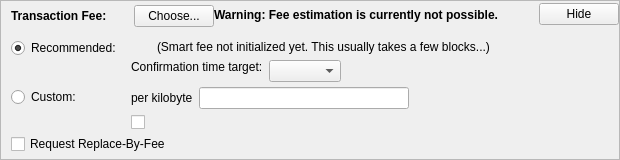
      <widget class="QFrame" name="frameFee">
       <property name="sizePolicy">
        <sizepolicy hsizetype="Expanding" vsizetype="Fixed">
         <horstretch>0</horstretch>
         <verstretch>0</verstretch>
        </sizepolicy>
       </property>
       <property name="maximumSize">
        <size>
         <width>16777215</width>
         <height>16777215</height>
        </size>
       </property>
       <property name="frameShape">
        <enum>QFrame::StyledPanel</enum>
       </property>
       <property name="frameShadow">
        <enum>QFrame::Sunken</enum>
       </property>
       <layout class="QVBoxLayout" name="verticalLayoutFee1">
        <property name="spacing">
         <number>0</number>
        </property>
        <property name="leftMargin">
         <number>0</number>
        </property>
        <property name="topMargin">
         <number>0</number>
        </property>
        <property name="rightMargin">
         <number>0</number>
        </property>
        <property name="bottomMargin">
         <number>0</number>
        </property>
        <item>
         <layout class="QVBoxLayout" name="verticalLayoutFee2" stretch="0,0,0">
          <property name="spacing">
           <number>0</number>
          </property>
          <property name="leftMargin">
           <number>10</number>
          </property>
          <property name="topMargin">
           <number>0</number>
          </property>
          <item>
           <layout class="QHBoxLayout" name="horizontalLayoutFee1">
            <property name="bottomMargin">
             <number>0</number>
            </property>
            <item>
             <layout class="QVBoxLayout" name="verticalLayoutFee7">
              <property name="spacing">
               <number>0</number>
              </property>
              <item>
               <spacer name="verticalSpacerSmartFee">
                <property name="orientation">
                 <enum>Qt::Vertical</enum>
                </property>
                <property name="sizeType">
                 <enum>QSizePolicy::Fixed</enum>
                </property>
                <property name="sizeHint" stdset="0">
                 <size>
                  <width>1</width>
                  <height>4</height>
                 </size>
                </property>
               </spacer>
              </item>
              <item>
               <layout class="QHBoxLayout" name="horizontalLayoutSmartFee">
                <property name="spacing">
                 <number>10</number>
                </property>
                <item>
                 <widget class="QLabel" name="labelFeeHeadline">
                  <property name="sizePolicy">
                   <sizepolicy hsizetype="Preferred" vsizetype="Maximum">
                    <horstretch>0</horstretch>
                    <verstretch>0</verstretch>
                   </sizepolicy>
                  </property>
                  <property name="font">
                   <font>
                    <weight>75</weight>
                    <bold>true</bold>
                   </font>
                  </property>
                  <property name="styleSheet">
                   <string notr="true">font-weight:bold;</string>
                  </property>
                  <property name="text">
                   <string>Transaction Fee:</string>
                  </property>
                 </widget>
                </item>
                <item>
                 <widget class="QLabel" name="labelFeeMinimized">
                  <property name="text">
                   <string/>
                  </property>
                 </widget>
                </item>
                <item>
                 <widget class="QPushButton" name="buttonChooseFee">
                  <property name="text">
                   <string>Choose...</string>
                  </property>
                 </widget>
                </item>
               </layout>
              </item>
              <item>
               <spacer name="verticalSpacer_5">
                <property name="orientation">
                 <enum>Qt::Vertical</enum>
                </property>
                <property name="sizeHint" stdset="0">
                 <size>
                  <width>1</width>
                  <height>1</height>
                 </size>
                </property>
               </spacer>
              </item>
             </layout>
            </item>
            <item>
             <widget class="QLabel" name="fallbackFeeWarningLabel">
              <property name="font">
               <font>
                <weight>75</weight>
                <bold>true</bold>
               </font>
              </property>
              <property name="toolTip">
               <string>Using the fallbackfee can result in sending a transaction that will take several hours or days (or never) to confirm. Consider choosing your fee manually or wait until you have validated the complete chain.</string>
              </property>
              <property name="text">
               <string>Warning: Fee estimation is currently not possible.</string>
              </property>
              <property name="wordWrap">
               <bool>false</bool>
              </property>
             </widget>
            </item>
            <item>
             <spacer name="horizontalSpacer_4">
              <property name="orientation">
               <enum>Qt::Horizontal</enum>
              </property>
              <property name="sizeType">
               <enum>QSizePolicy::MinimumExpanding</enum>
              </property>
              <property name="sizeHint" stdset="0">
               <size>
                <width>40</width>
                <height>20</height>
               </size>
              </property>
             </spacer>
            </item>
            <item>
             <widget class="QPushButton" name="buttonMinimizeFee">
              <property name="toolTip">
               <string>collapse fee-settings</string>
              </property>
              <property name="text">
               <string>Hide</string>
              </property>
             </widget>
            </item>
           </layout>
          </item>
          <item>
           <widget class="QFrame" name="frameFeeSelection">
            <layout class="QVBoxLayout" name="verticalLayoutFee12">
             <property name="spacing">
              <number>0</number>
             </property>
             <property name="leftMargin">
              <number>0</number>
             </property>
             <property name="topMargin">
              <number>0</number>
             </property>
             <property name="rightMargin">
              <number>0</number>
             </property>
             <property name="bottomMargin">
              <number>0</number>
             </property>
             <item>
              <layout class="QGridLayout" name="gridLayoutFee">
               <property name="topMargin">
                <number>10</number>
               </property>
               <property name="bottomMargin">
                <number>4</number>
               </property>
               <property name="horizontalSpacing">
                <number>10</number>
               </property>
               <property name="verticalSpacing">
                <number>4</number>
               </property>
               <item row="1" column="1">
                <layout class="QVBoxLayout" name="verticalLayoutFee8">
                 <property name="spacing">
                  <number>6</number>
                 </property>
                 <item>
                  <layout class="QHBoxLayout" name="horizontalLayoutFee13">
                   <item>
                    <widget class="QLabel" name="labelCustomPerKilobyte">
                     <property name="toolTip">
                      <string>If the custom fee is set to 1000 satoshis and the transaction is only 250 bytes, then &quot;per kilobyte&quot; only pays 250 satoshis in fee, while &quot;total at least&quot; pays 1000 satoshis. For transactions bigger than a kilobyte both pay by kilobyte.</string>
                     </property>
                     <property name="text">
                      <string>per kilobyte</string>
                     </property>
                    </widget>
                   </item>
                   <item>
                    <widget class="GaeliumAmountField" name="customFee"/>
                   </item>
                   <item>
                    <spacer name="horizontalSpacer_6">
                     <property name="orientation">
                      <enum>Qt::Horizontal</enum>
                     </property>
                     <property name="sizeHint" stdset="0">
                      <size>
                       <width>1</width>
                       <height>1</height>
                      </size>
                     </property>
                    </spacer>
                   </item>
                  </layout>
                 </item>
                 <item>
                  <layout class="QHBoxLayout" name="horizontalLayoutFee8">
                   <item>
                    <widget class="QCheckBox" name="checkBoxMinimumFee">
                     <property name="toolTip">
                      <string>Paying only the minimum fee is just fine as long as there is less transaction volume than space in the blocks. But be aware that this can end up in a never confirming transaction once there is more demand for gaelium transactions than the network can process.</string>
                     </property>
                     <property name="text">
                      <string/>
                     </property>
                    </widget>
                   </item>
                   <item>
                    <widget class="QLabel" name="labelMinFeeWarning">
                     <property name="enabled">
                      <bool>true</bool>
                     </property>
                     <property name="toolTip">
                      <string>Paying only the minimum fee is just fine as long as there is less transaction volume than space in the blocks. But be aware that this can end up in a never confirming transaction once there is more demand for gaelium transactions than the network can process.</string>
                     </property>
                     <property name="text">
                      <string></string>
                     </property>
                     <property name="margin">
                      <number>5</number>
                     </property>
                    </widget>
                   </item>
                   <item>
                    <spacer name="horizontalSpacer_2">
                     <property name="orientation">
                      <enum>Qt::Horizontal</enum>
                     </property>
                     <property name="sizeHint" stdset="0">
                      <size>
                       <width>1</width>
                       <height>1</height>
                      </size>
                     </property>
                    </spacer>
                   </item>
                  </layout>
                 </item>
                </layout>
               </item>
               <item row="0" column="0">
                <layout class="QVBoxLayout" name="verticalLayoutFee4" stretch="0,1">
                 <item>
                  <widget class="QRadioButton" name="radioSmartFee">
                   <property name="text">
                    <string>Recommended:</string>
                   </property>
                   <property name="checked">
                    <bool>true</bool>
                   </property>
                   <attribute name="buttonGroup">
                    <string notr="true">groupFee</string>
                   </attribute>
                  </widget>
                 </item>
                 <item>
                  <spacer name="verticalSpacer_2">
                   <property name="orientation">
                    <enum>Qt::Vertical</enum>
                   </property>
                   <property name="sizeHint" stdset="0">
                    <size>
                     <width>1</width>
                     <height>1</height>
                    </size>
                   </property>
                  </spacer>
                 </item>
                </layout>
               </item>
               <item row="1" column="0">
                <layout class="QVBoxLayout" name="verticalLayoutFee9" stretch="0,1">
                 <item>
                  <widget class="QRadioButton" name="radioCustomFee">
                   <property name="text">
                    <string>Custom:</string>
                   </property>
                   <attribute name="buttonGroup">
                    <string notr="true">groupFee</string>
                   </attribute>
                  </widget>
                 </item>
                 <item>
                  <spacer name="verticalSpacer_6">
                   <property name="orientation">
                    <enum>Qt::Vertical</enum>
                   </property>
                   <property name="sizeHint" stdset="0">
                    <size>
                     <width>1</width>
                     <height>1</height>
                    </size>
                   </property>
                  </spacer>
                 </item>
                </layout>
               </item>
               <item row="0" column="1">
                <layout class="QVBoxLayout" name="verticalLayoutFee3" stretch="0,0,1">
                 <property name="spacing">
                  <number>6</number>
                 </property>
                 <property name="topMargin">
                  <number>2</number>
                 </property>
                 <item>
                  <layout class="QHBoxLayout" name="horizontalLayoutFee12">
                   <item>
                    <widget class="QLabel" name="labelSmartFee">
                     <property name="text">
                      <string/>
                     </property>
                     <property name="margin">
                      <number>2</number>
                     </property>
                    </widget>
                   </item>
                   <item>
                    <widget class="QLabel" name="labelFeeEstimation">
                     <property name="text">
                      <string/>
                     </property>
                    </widget>
                   </item>
                   <item>
                    <widget class="QLabel" name="labelSmartFee2">
                     <property name="text">
                      <string>(Smart fee not initialized yet. This usually takes a few blocks...)</string>
                     </property>
                     <property name="margin">
                      <number>2</number>
                     </property>
                    </widget>
                   </item>
                   <item>
                    <spacer name="horizontalSpacer_5">
                     <property name="orientation">
                      <enum>Qt::Horizontal</enum>
                     </property>
                     <property name="sizeHint" stdset="0">
                      <size>
                       <width>1</width>
                       <height>1</height>
                      </size>
                     </property>
                    </spacer>
                   </item>
                  </layout>
                 </item>
                 <item>
                  <layout class="QHBoxLayout" name="horizontalLayoutFee9">
                   <item>
                    <layout class="QVBoxLayout" name="verticalLayoutFee6">
                     <item>
                      <widget class="QLabel" name="labelSmartFee3">
                       <property name="text">
                        <string>Confirmation time target:</string>
                       </property>
                       <property name="margin">
                        <number>2</number>
                       </property>
                      </widget>
                     </item>
                     <item>
                      <spacer name="verticalSpacer_3">
                       <property name="orientation">
                        <enum>Qt::Vertical</enum>
                       </property>
                       <property name="sizeHint" stdset="0">
                        <size>
                         <width>1</width>
                         <height>1</height>
                        </size>
                       </property>
                      </spacer>
                     </item>
                    </layout>
                   </item>
                   <item>
                    <layout class="QVBoxLayout" name="verticalLayoutFee5">
                     <property name="rightMargin">
                      <number>30</number>
                     </property>
                     <item>
                      <layout class="QHBoxLayout" name="horizontalLayoutConfTarget">
                       <property name="bottomMargin">
                        <number>0</number>
                       </property>
                       <item>
                        <widget class="QComboBox" name="confTargetSelector"/>
                       </item>
                       <item>
                        <spacer name="horizontalSpacerConfTarget">
                         <property name="orientation">
                          <enum>Qt::Horizontal</enum>
                         </property>
                         <property name="sizeHint" stdset="0">
                          <size>
                           <width>40</width>
                           <height>20</height>
                          </size>
                         </property>
                        </spacer>
                       </item>
                      </layout>
                     </item>
                    </layout>
                   </item>
                  </layout>
                 </item>
                 <item>
                  <spacer name="verticalSpacer_4">
                   <property name="orientation">
                    <enum>Qt::Vertical</enum>
                   </property>
                   <property name="sizeHint" stdset="0">
                    <size>
                     <width>1</width>
                     <height>1</height>
                    </size>
                   </property>
                  </spacer>
                 </item>
                </layout>
               </item>
              </layout>
             </item>
             <item>
              <widget class="QCheckBox" name="optInRBF">
               <property name="toolTip">
                <string>Indicates that the sender may wish to replace this transaction with a new one paying higher fees (prior to being confirmed).</string>
               </property>
               <property name="text">
                <string>Request Replace-By-Fee</string>
               </property>
              </widget>
             </item>
            </layout>
           </widget>
          </item>
          <item>
           <spacer name="verticalSpacerFee">
            <property name="orientation">
             <enum>Qt::Vertical</enum>
            </property>
            <property name="sizeHint" stdset="0">
             <size>
              <width>40</width>
              <height>5</height>
             </size>
            </property>
           </spacer>
          </item>
         </layout>
        </item>
       </layout>
      </widget>
